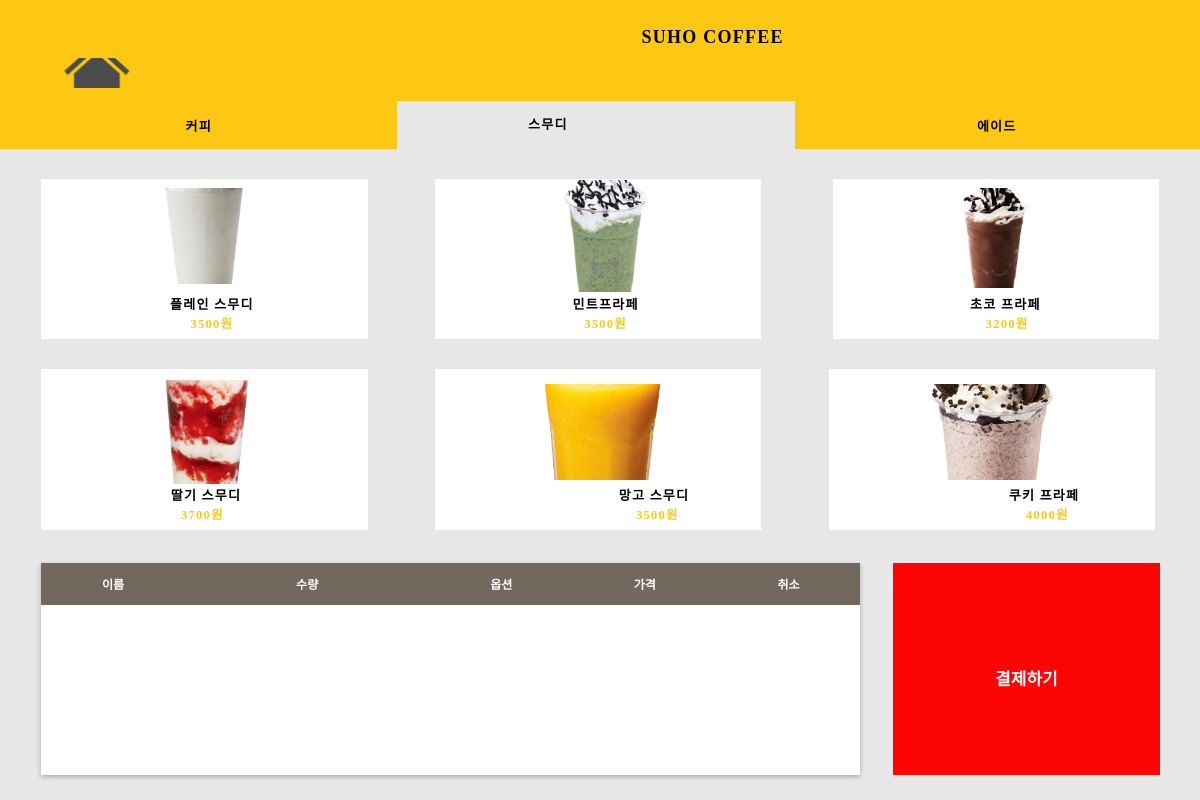
The app's page /smoothie, older data.
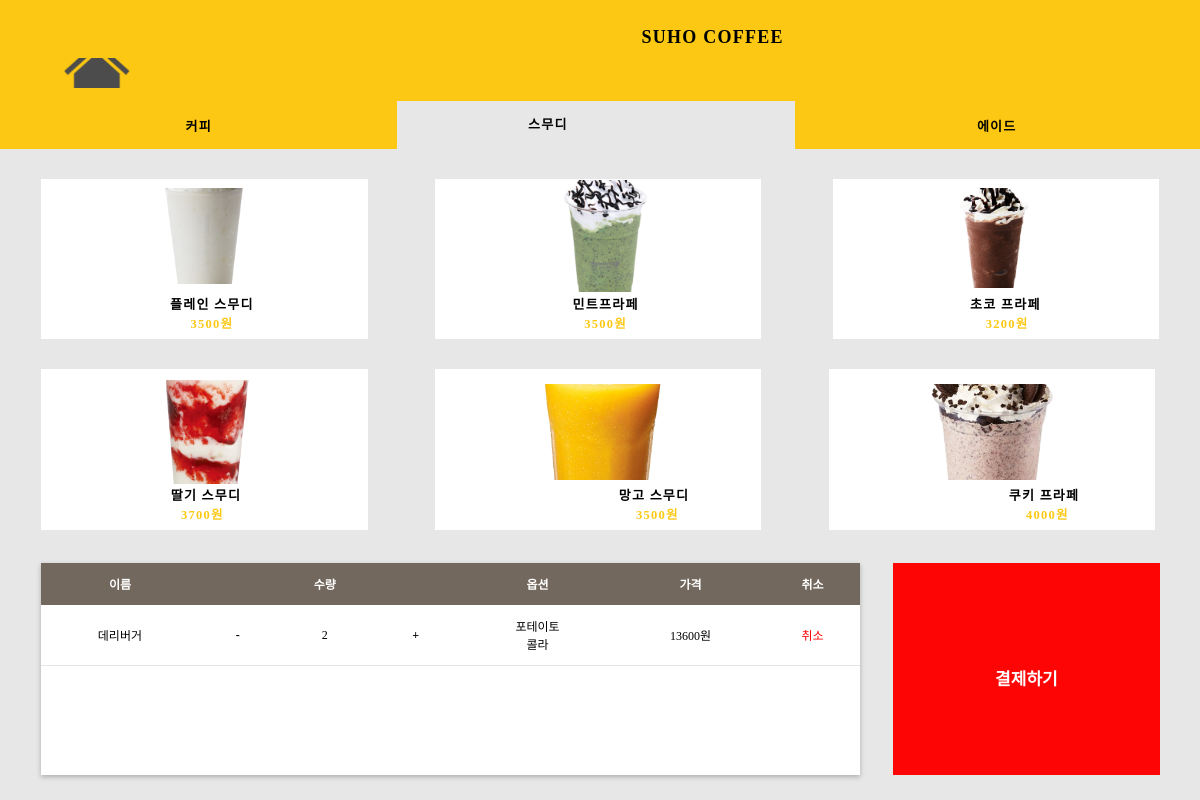
The same page, newer data.
### api/models.py (models this page shows)
class Cart(models.Model):
    menu = models.ForeignKey(Menu, on_delete=models.CASCADE)
    menuQuantity = models.IntegerField(default=0)
    option1 = models.CharField(max_length=100, default="핫")
    option2 = models.CharField(max_length=100, default="기본")
    totalPrice = models.IntegerField(default=0)

class Menu(models.Model):
    menuName = models.CharField(max_length=1000, default="unknown")
    menuPrice = models.IntegerField(default=0)

### main/views.py (the view)
# urls.py: path('smoothie', views.smoothie, name='smoothie'),
def smoothie(request):
    carts = Cart.objects.all()
    total = 0
    for cart in carts:
        total += cart.totalPrice
    return render(request, 'smoothie.html', {'carts':carts, 'total':total})

### main/templates/smoothie.html (shortened to what this page needs)
<!DOCTYPE html>
<html lang="en">
  <head>
    <link rel="stylesheet" href="static/smoothie.css" />
  </head>
  <body>
    <div class="main-2">
      <div class="yellow-panel"></div>
      <div class="suho-coffee">SUHO COFFEE</div>
      <div class="_2000"  >
        <span>
          <span class="_2000-span">
            플레인 스무디
            <br />
          </span>
          <span class="_2000-span2">3500원</span>
        </span>
      </div>
      <img class="americano" src="static/img/plain_smoothie.png" onclick="buy('plain')"/>
      <div class="_3700">
        <span>
          <span class="_3700-span">
            딸기 스무디
            <br />
          </span>
          <span class="_3700-span2">3700원</span>
        </span>
      </div>
      <img class="caramel-macchiato" src="static/img/strawberry_smoothies.png" onclick="buy('strawberry')" />
      <div class="_37002">
        <span>
          <span class="_37002-span">
            망고 스무디
            <br />
          </span>
          <span class="_37002-span2">3500원</span>
        </span>
      </div>
      <img class="cafe-mocha" src="static/img/mango_smoothie.png" onclick="buy('mango')" />
      <div class="_37003">
        <span>
          <span class="_37003-span">
            쿠키 프라페
            <br />
          </span>
          <span class="_37003-span2">4000원</span>
        </span>
      </div>
      <img class="cappuccino" src="static/img/cookie_frappe.png" onclick="buy('cookie')" />
      <div class="checklist-retangle">
        <table>
          <thead>
          <tr>
              <th>이름</th>
              <th></th>
              <th>수량</th>
              <th></th>
              <th>옵션</th>
              <th>가격</th>
              <th>취소</th>
          </tr>
          </thead>
          <tbody>
            {% for cart in carts %}
          <tr>
              <td>{{ cart.menu.menuName }}</td>
              <td onclick="changeQuantity(-1, '{{ cart.id }}')"> <b>&nbsp;&nbsp;-&nbsp;&nbsp;</b></td>
              <td>{{ cart.menuQuantity }}</td>
              <td onclick="changeQuantity(1, '{{ cart.id }}')"> <b>&nbsp;&nbsp;+&nbsp;&nbsp;</b> </td>
              <td>{{ cart.option1 }}<br> {{ cart.option2 }}</td>
              <td>{{ cart.totalPrice }}원</td>
              <td style="color: red" onclick="deleteCart('{{ cart.id }}')">취소</td>
          </tr>
          {% endfor %}
          </tbody>
      </table>
      </div>
      <div class="pay-retangle" onclick="confirmOrder()">
        <div class="div">결제하기</div>
      </div>
      <img class="home-button" src="static/img/home-button0.png" onclick="window.location.href='/'" />
      <div class="_3000" onclick="buy('choco')">
        <span>
          <span class="_3000-span">
            초코 프라페
            <br />
          </span>
          <span class="_3000-span2">3200원</span>
        </span>
      </div>
      <img class="cafe-latte" src="static/img/choco_frappe.png" onclick="buy('choco')" />
      <div class="_30002">
        <span>
          <span class="_30002-span">
            민트프라페
            <br />
          </span>
          <span class="_30002-span2">3500원</span>
        </span>
      </div>
      <div class="mint_frappe">
        <img class="image-36" src="static/img/mint_frappe.png" onclick="buy('mint')"/>
      </div>
      <div class="coffee-button2" onclick="location.href='cafemain2'">
        <div class="div3" onclick="">커피</div>
      </div>
      <div class="smoothe-button2" onclick="location.href='smoothie'"></div>
        <div class="div4">스무디</div>
      </div>
      <div class="ade-button2" onclick="location.href='ade'">
        <div class="div5">에이드</div>
      </div>
  </body>
</html>

Row changes from the older to the newer data that the page shows:
added Cart: menu.menuName "데리버거", menuQuantity "2", option1 "포테이토", option2 "콜라", totalPrice "13600"
